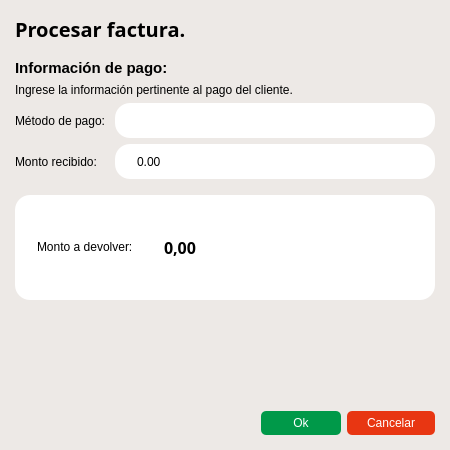
<?xml version="1.0" encoding="UTF-8"?>
<ui version="4.0">
 <class>ProcessReceiptDialog</class>
 <widget class="QWidget" name="ProcessReceiptDialog">
  <property name="geometry">
   <rect>
    <x>0</x>
    <y>0</y>
    <width>450</width>
    <height>450</height>
   </rect>
  </property>
  <property name="minimumSize">
   <size>
    <width>450</width>
    <height>450</height>
   </size>
  </property>
  <property name="maximumSize">
   <size>
    <width>450</width>
    <height>450</height>
   </size>
  </property>
  <property name="windowTitle">
   <string>Ventana de pago</string>
  </property>
  <property name="styleSheet">
   <string notr="true">QWidget {
	color: black;
	background-color: rgb(237, 233, 230);
}</string>
  </property>
  <layout class="QVBoxLayout" name="verticalLayout">
   <property name="leftMargin">
    <number>15</number>
   </property>
   <property name="topMargin">
    <number>15</number>
   </property>
   <property name="rightMargin">
    <number>15</number>
   </property>
   <property name="bottomMargin">
    <number>15</number>
   </property>
   <item>
    <widget class="QLabel" name="label">
     <property name="font">
      <font>
       <family>Segoe UI Variable</family>
       <pointsize>15</pointsize>
       <bold>true</bold>
      </font>
     </property>
     <property name="styleSheet">
      <string notr="true"/>
     </property>
     <property name="text">
      <string>Procesar factura.</string>
     </property>
    </widget>
   </item>
   <item>
    <spacer name="verticalSpacer_4">
     <property name="orientation">
      <enum>Qt::Orientation::Vertical</enum>
     </property>
     <property name="sizeType">
      <enum>QSizePolicy::Policy::Minimum</enum>
     </property>
     <property name="sizeHint" stdset="0">
      <size>
       <width>20</width>
       <height>10</height>
      </size>
     </property>
    </spacer>
   </item>
   <item>
    <widget class="QLabel" name="label_6">
     <property name="font">
      <font>
       <pointsize>11</pointsize>
       <bold>true</bold>
      </font>
     </property>
     <property name="text">
      <string>Información de pago:</string>
     </property>
    </widget>
   </item>
   <item>
    <widget class="QLabel" name="label_7">
     <property name="text">
      <string>Ingrese la información pertinente al pago del cliente.</string>
     </property>
    </widget>
   </item>
   <item>
    <layout class="QHBoxLayout" name="horizontalLayout_2">
     <property name="sizeConstraint">
      <enum>QLayout::SizeConstraint::SetMaximumSize</enum>
     </property>
     <item>
      <layout class="QHBoxLayout" name="horizontalLayout_3">
       <item>
        <widget class="QLabel" name="label_2">
         <property name="sizePolicy">
          <sizepolicy hsizetype="Preferred" vsizetype="Preferred">
           <horstretch>0</horstretch>
           <verstretch>0</verstretch>
          </sizepolicy>
         </property>
         <property name="styleSheet">
          <string notr="true"/>
         </property>
         <property name="text">
          <string>Método de pago: </string>
         </property>
        </widget>
       </item>
       <item>
        <widget class="QComboBox" name="paymentMethod_comboBox">
         <property name="sizePolicy">
          <sizepolicy hsizetype="Expanding" vsizetype="Expanding">
           <horstretch>0</horstretch>
           <verstretch>0</verstretch>
          </sizepolicy>
         </property>
         <property name="minimumSize">
          <size>
           <width>0</width>
           <height>35</height>
          </size>
         </property>
         <property name="maximumSize">
          <size>
           <width>16777215</width>
           <height>35</height>
          </size>
         </property>
         <property name="styleSheet">
          <string notr="true">  QComboBox {
    border-radius: 15px;
    color: black;
    background-color: white;
    padding-left: 20px;
    padding-right: 10px;
  }

  /* Estilo para el área desplegable */
QComboBox QAbstractItemView {
    border: 2px solid  rgb(237, 233, 230);
    color: black;
    background-color: white;
    selection-background-color: rgb(240, 240, 240);
    selection-color: black;
 }

QComboBox::drop-down {
    width: 0px;
    border: none;
    background-color: black;
}</string>
         </property>
         <property name="modelColumn">
          <number>0</number>
         </property>
        </widget>
       </item>
      </layout>
     </item>
    </layout>
   </item>
   <item>
    <layout class="QHBoxLayout" name="horizontalLayout_6">
     <item>
      <layout class="QHBoxLayout" name="horizontalLayout_4">
       <item>
        <widget class="QLabel" name="label_3">
         <property name="sizePolicy">
          <sizepolicy hsizetype="Minimum" vsizetype="Preferred">
           <horstretch>0</horstretch>
           <verstretch>0</verstretch>
          </sizepolicy>
         </property>
         <property name="maximumSize">
          <size>
           <width>94</width>
           <height>16777215</height>
          </size>
         </property>
         <property name="styleSheet">
          <string/>
         </property>
         <property name="text">
          <string>Monto recibido:</string>
         </property>
        </widget>
       </item>
       <item>
        <widget class="QDoubleSpinBox" name="receivedAmount_doubleSpinBox">
         <property name="minimumSize">
          <size>
           <width>40</width>
           <height>35</height>
          </size>
         </property>
         <property name="styleSheet">
          <string notr="true">QDoubleSpinBox {
  border-radius: 15px;

  color: black;
  background-color: white;
  padding-left: 20px;
  padding-right: 10px;
}

QDoubleSpinBox::up-button, QDoubleSpinBox::down-button {
  width: 0px; /* Hacer que los botones no sean visibles */
}
</string>
         </property>
         <property name="buttonSymbols">
          <enum>QAbstractSpinBox::ButtonSymbols::NoButtons</enum>
         </property>
         <property name="correctionMode">
          <enum>QAbstractSpinBox::CorrectionMode::CorrectToNearestValue</enum>
         </property>
         <property name="maximum">
          <double>16777215.000000000000000</double>
         </property>
        </widget>
       </item>
      </layout>
     </item>
    </layout>
   </item>
   <item>
    <spacer name="verticalSpacer_5">
     <property name="orientation">
      <enum>Qt::Orientation::Vertical</enum>
     </property>
     <property name="sizeType">
      <enum>QSizePolicy::Policy::Minimum</enum>
     </property>
     <property name="sizeHint" stdset="0">
      <size>
       <width>20</width>
       <height>10</height>
      </size>
     </property>
    </spacer>
   </item>
   <item>
    <widget class="QWidget" name="horizontalWidget" native="true">
     <property name="styleSheet">
      <string notr="true">QWidget {
	padding-left: 10px;
	border-radius: 15px;
	color: black;
	background-color: white;
}</string>
     </property>
     <layout class="QHBoxLayout" name="horizontalLayout">
      <item>
       <widget class="QLabel" name="label_4">
        <property name="sizePolicy">
         <sizepolicy hsizetype="Expanding" vsizetype="Expanding">
          <horstretch>0</horstretch>
          <verstretch>0</verstretch>
         </sizepolicy>
        </property>
        <property name="maximumSize">
         <size>
          <width>120</width>
          <height>40</height>
         </size>
        </property>
        <property name="styleSheet">
         <string/>
        </property>
        <property name="text">
         <string>Monto a devolver:</string>
        </property>
       </widget>
      </item>
      <item>
       <widget class="QLabel" name="changeAmount_label">
        <property name="font">
         <font>
          <family>Segoe UI Variable</family>
          <pointsize>12</pointsize>
          <bold>true</bold>
         </font>
        </property>
        <property name="text">
         <string>0,00</string>
        </property>
       </widget>
      </item>
     </layout>
    </widget>
   </item>
   <item>
    <spacer name="verticalSpacer">
     <property name="orientation">
      <enum>Qt::Orientation::Vertical</enum>
     </property>
     <property name="sizeType">
      <enum>QSizePolicy::Policy::Expanding</enum>
     </property>
     <property name="sizeHint" stdset="0">
      <size>
       <width>20</width>
       <height>78</height>
      </size>
     </property>
    </spacer>
   </item>
   <item>
    <layout class="QHBoxLayout" name="horizontalLayout_7">
     <item>
      <spacer name="horizontalSpacer_2">
       <property name="orientation">
        <enum>Qt::Orientation::Horizontal</enum>
       </property>
       <property name="sizeHint" stdset="0">
        <size>
         <width>40</width>
         <height>20</height>
        </size>
       </property>
      </spacer>
     </item>
     <item>
      <widget class="QPushButton" name="accept_button">
       <property name="sizePolicy">
        <sizepolicy hsizetype="Minimum" vsizetype="Fixed">
         <horstretch>0</horstretch>
         <verstretch>0</verstretch>
        </sizepolicy>
       </property>
       <property name="minimumSize">
        <size>
         <width>80</width>
         <height>0</height>
        </size>
       </property>
       <property name="styleSheet">
        <string notr="true">QPushButton {
	border-radius: 5px;
	padding-top: 5px;
	padding-bottom: 5px;
	padding-left: 20px;
	padding-right: 20px px;
	background-color: rgb(0, 153, 73);
	color: rgb(255, 255, 255);
}

QPushButton:hover {
  background-color: rgb(0, 181, 84);     /* Fondo al pasar el mouse */
  color: #f0f0f0;                /* Color del texto al pasar el mouse */
}

QPushButton:pressed {
  background-color: rgb(0, 125, 58);     /* Fondo al presionar */
  color: #d0d0d0;                /* Color del texto al presionar */
}

QPushButton:disabled {
  background-color: rgb(39, 39, 43);     /* Fondo deshabilitado */
  color: #7f8c8d;                /* Color del texto deshabilitado */
}

QPushButton:checked {
  background-color: #27ae60;     /* Fondo cuando está checkable y activado */
  color: #ecf0f1;        
}</string>
       </property>
       <property name="text">
        <string>Ok</string>
       </property>
      </widget>
     </item>
     <item>
      <widget class="QPushButton" name="cancel_button">
       <property name="minimumSize">
        <size>
         <width>80</width>
         <height>0</height>
        </size>
       </property>
       <property name="styleSheet">
        <string notr="true">QPushButton {
	border-radius: 5px;
	padding-top: 5px;
	padding-bottom: 5px;
	padding-left: 20px;
	padding-right: 20px px;
	background-color: rgb(232, 54, 18);
	color: rgb(255, 255, 255);
}

QPushButton:hover {
  background-color: rgb(253, 59, 20);     /* Fondo al pasar el mouse */
  color: #f0f0f0;                /* Color del texto al pasar el mouse */
}

QPushButton:pressed {
  background-color: rgb(208, 48, 16);    /* Fondo al presionar */
  color: #d0d0d0;                /* Color del texto al presionar */
}

QPushButton:disabled {
  background-color: rgb(39, 39, 43);     /* Fondo deshabilitado */
  color: #7f8c8d;                /* Color del texto deshabilitado */
}

QPushButton:checked {
  background-color: #27ae60;     /* Fondo cuando está checkable y activado */
  color: #ecf0f1;        
}</string>
       </property>
       <property name="text">
        <string>Cancelar</string>
       </property>
      </widget>
     </item>
    </layout>
   </item>
  </layout>
 </widget>
 <resources/>
 <connections/>
</ui>
